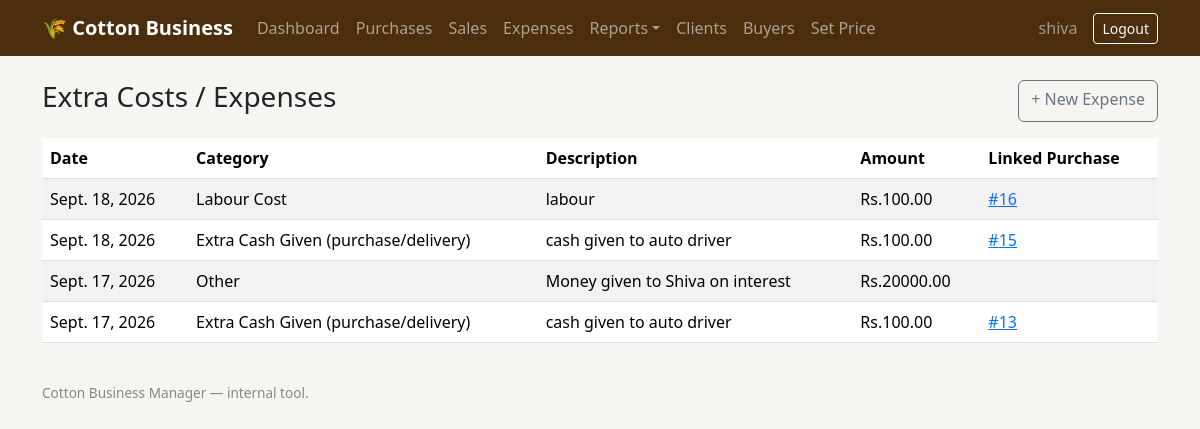
The app's page /expenses/ (signed in), older data.
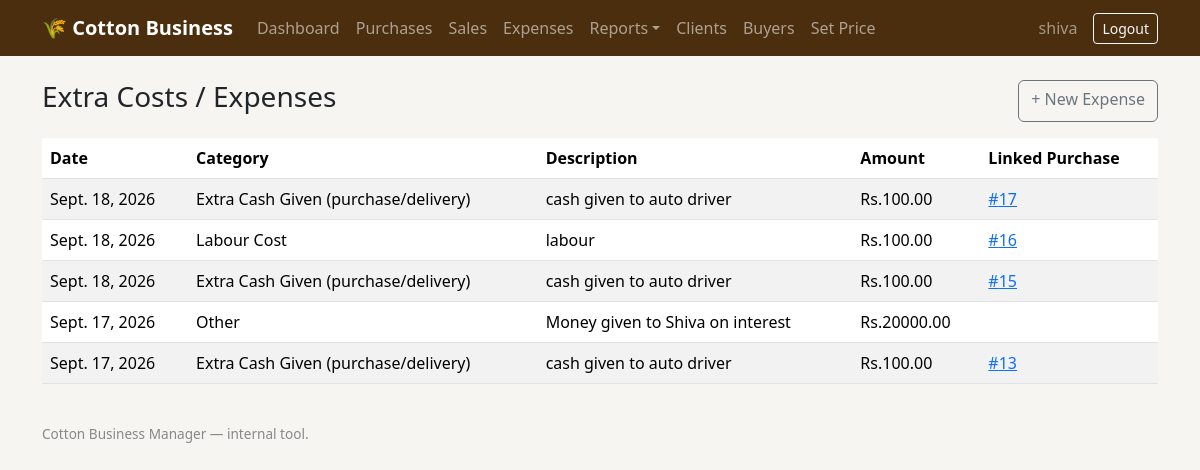
The same page, newer data.
### core/models.py (models this page shows, shortened)
class Expense(models.Model):
    CATEGORY_CHOICES = [
        ("CASH_EXTRA", "Extra Cash Given (purchase/delivery)"),
        ("LABOUR", "Labour Cost"),
        ("TRANSPORT", "Vehicle / Transport Rent"),
        ("SHOP_RENT", "Shop Rent"),
        ("LOADING", "Loading / Unloading"),
        ("OTHER", "Other"),
    ]
    date = models.DateField(default=timezone.now)
    category = models.CharField(max_length=15, choices=CATEGORY_CHOICES)
    description = models.CharField(max_length=255, blank=True)
    amount = models.DecimalField(max_digits=12, decimal_places=2)
    related_purchase = models.ForeignKey(
        Purchase, on_delete=models.SET_NULL, null=True, blank=True, related_name="extra_costs"
    )
    created_at = models.DateTimeField(auto_now_add=True)
    class Meta:
        ordering = ["-date", "-created_at"]

class Purchase(models.Model):
    date = models.DateField(default=timezone.now)
    client = models.ForeignKey(Client, on_delete=models.PROTECT, related_name="purchases")
    unit = models.CharField(max_length=3, choices=UNIT_CHOICES, default="QTL")
    live_price = models.ForeignKey(
        LivePrice, on_delete=models.PROTECT, null=True, blank=True,
        help_text="Leave blank to use the manual price below instead.",
    )
    manual_price_per_quintal = models.DecimalField(
        max_digits=10, decimal_places=2, null=True, blank=True,
        help_text="Used only if no live price is selected above. This is the Type A price.",
    )
    price_type_b_per_quintal = models.DecimalField(
        max_digits=10, decimal_places=2, null=True, blank=True,
        help_text="Price per quintal for Type B (average) bags in this purchase.",
    )
    price_type_c_per_quintal = models.DecimalField(
        max_digits=10, decimal_places=2, null=True, blank=True,
        help_text="Price per quintal for Type C (poor) bags in this purchase.",
    )
    cash_cutting_rule = models.ForeignKey(CashCuttingRule, on_delete=models.PROTECT, null=True, blank=True, help_text="Leave blank if entering a custom rate below.")
    tare_rule = models.ForeignKey(TareRule, on_delete=models.PROTECT, null=True, blank=True, help_text="Leave blank if entering a custom tare below.")
    custom_cash_cutting_rate_percent = models.DecimalField(max_digits=5, decimal_places=2, null=True, blank=True, help_text="Custom cash-cutting % for this purchase only.")
    custom_tare_per_bag_kg = models.DecimalField(
        max_digits=6, decimal_places=3, null=True, blank=True,
        help_text="Deprecated — superseded by custom_tare_big_kg / custom_tare_small_kg below. Kept for backward compatibility, no longer used in calculations.",
    )
    custom_tare_big_kg = models.DecimalField(
        max_digits=6, decimal_places=3, null=True, blank=True,
        help_text="Custom tare (kg) for Big bags in this purchase only. Leave blank to use the default (1.0 kg unless a TareRule says otherwise).",
    )
    custom_tare_small_kg = models.DecimalField(
        max_digits=6, decimal_places=3, null=True, blank=True,
        help_text="Custom tare (kg) for Small bags in this purchase only. Leave blank to use the default (0.5 kg unless a TareRule says otherwise).",
    )
    gross_weight_kg = models.DecimalField(max_digits=10, decimal_places=3, default=0, editable=False)
    num_bags = models.PositiveIntegerField(default=0, editable=False)
    tare_weight_kg = models.DecimalField(max_digits=10, decimal_places=3, default=0, editable=False)
    net_weight_kg = models.DecimalField(max_digits=10, decimal_places=3, default=0, editable=False)
    price_used_per_quintal = models.DecimalField(max_digits=10, decimal_places=2, default=0, editable=False)
    gross_amount = models.DecimalField(max_digits=12, decimal_places=2, default=0, editable=False)
    cash_cutting_amount = models.DecimalField(max_digits=12, decimal_places=2, default=0, editable=False)
    net_payable = models.DecimalField(max_digits=12, decimal_places=2, default=0, editable=False)
    net_weight_type_a_kg = models.DecimalField(max_digits=10, decimal_places=3, default=0, editable=False)
    net_weight_type_b_kg = models.DecimalField(max_digits=10, decimal_places=3, default=0, editable=False)
    net_weight_type_c_kg = models.DecimalField(max_digits=10, decimal_places=3, default=0, editable=False)
    gross_amount_type_a = models.DecimalField(max_digits=12, decimal_places=2, default=0, editable=False)
    gross_amount_type_b = models.DecimalField(max_digits=12, decimal_places=2, default=0, editable=False)
    gross_amount_type_c = models.DecimalField(max_digits=12, decimal_places=2, default=0, editable=False)
    notes = models.TextField(blank=True)
    created_at = models.DateTimeField(auto_now_add=True)
    class Meta:
        ordering = ["-date", "-created_at"]

### core/views.py (the view)
# urls.py: path("expenses/", views.expense_list, name="expense_list"),
@login_required
def expense_list(request):
    expenses = Expense.objects.all()[:200]
    return render(request, "core/expense_list.html", {"expenses": expenses})

### core/templates/core/expense_list.html (shortened to what this page needs)
{% extends "core/base.html" %}
{% block content %}
<div class="d-flex justify-content-between">
  <h3>Extra Costs / Expenses</h3>
  <a class="btn btn-outline-secondary" href="{% url 'core:expense_create' %}">+ New Expense</a>
</div>
<table class="table table-striped mt-3">
  <thead><tr><th>Date</th><th>Category</th><th>Description</th><th>Amount</th><th>Linked Purchase</th></tr></thead>
  <tbody>
  {% for e in expenses %}
    <tr>
      <td>{{ e.date }}</td><td>{{ e.get_category_display }}</td>
      <td>{{ e.description }}</td><td>Rs.{{ e.amount }}</td>
      <td>{% if e.related_purchase %}<a href="{% url 'core:purchase_detail' e.related_purchase.pk %}">#{{ e.related_purchase.pk }}</a>{% endif %}</td>
    </tr>
  {% empty %}
    <tr><td colspan="5">No expenses recorded yet.</td></tr>
  {% endfor %}
  </tbody>
</table>
{% endblock %}

Row changes from the older to the newer data that the page shows:
added Expense: date "Sept. 18, 2026", category "Extra Cash Given (purchase/delivery)", description "cash given to auto driver", amount "100.00", related_purchase.pk "17"
